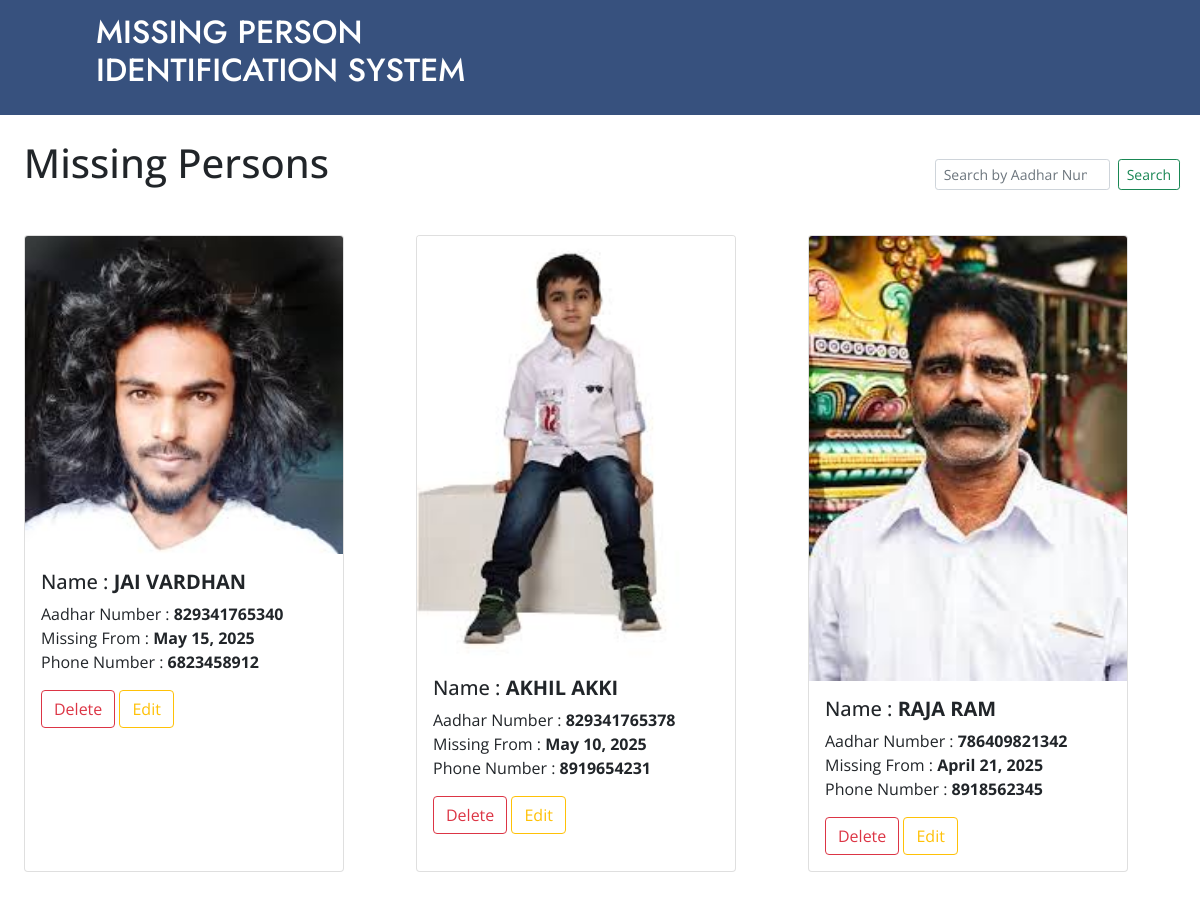
Screenshot of /missing/ with the database file from the repository.
### missingperson/models.py (models this page shows, shortened)
class MissingPerson(models.Model):
    GENDER_CHOICES = [
        ('Male', 'Male'),
        ('Female', 'Female'),
        ('Others', 'Others'),
    ]
    first_name = models.CharField(max_length=255)
    last_name = models.CharField(max_length=255)
    father_name = models.CharField(max_length=255)
    date_of_birth = models.DateField()
    address = models.TextField()
    email = models.EmailField()
    phone_number = models.CharField(max_length=10)  # Assuming a maximum of 15 digits for phone number
    aadhar_number = models.CharField(max_length=12, unique=True)  # Aadhar number is 12 digits and should be unique
    image = models.ImageField(upload_to='missing_persons/')  # Store images in a 'missing_persons' directory
    missing_from = models.DateField()
    gender = models.CharField(max_length=10, choices=GENDER_CHOICES)

### missingperson/views.py (the view)
# urls.py: path('missing/',missing,name='missing'),
def  missing(request):
    queryset = MissingPerson.objects.all()
    search_query = request.GET.get('search', '')
    if search_query:
        queryset = queryset.filter(aadhar_number__icontains=search_query)
    context = {'missingperson': queryset}
    return render(request,"missing.html",context)

### missingperson/templates/missing.html (shortened to what this page needs)
<!DOCTYPE html>
<html lang="en">
<head>
    <link href="https://cdn.jsdelivr.net/npm/bootstrap@5.0.2/dist/css/bootstrap.min.css" rel="stylesheet"
>
</head>
<body style="font-family: 'Open Sans', sans-serif;">
    <nav class="navbar navbar-expand-lg  navbar-dark bg-black py-2" style="background-color: #37517E;">
        <div class="container-fluid justify-content-between" style="font-family: 'Jost', sans-serif;padding-left: 8%;">
            <div class="d-flex">
              <a class="navbar-brand me-2 mb-1 d-flex align-items-center" href="/">
                <h2>MISSING PERSON<br>IDENTIFICATION SYSTEM</h2>
              </a>
            </div>
        </div>
    </nav>
    <br>
        <div class="">
            <div class="row">
                <div class="col-md-8">
                    <h1 class="text-left mb-4" style="padding-left: 3%;">Missing Persons</h1>
                </div>
                <div class="col-md-4 d-flex align-items-center justify-content-end">
                    <form class="d-flex" method="GET" action="{% url 'missing' %}">
                        <input class="form-control form-control-sm me-2" type="search" name="search" value="{{ search_query }}" placeholder="Search by Aadhar Number" aria-label="Search">
                        <button class="btn btn-outline-success btn-sm" type="submit">Search</button>
                    </form>
                </div>
            </div>
        </div>
        {% include 'card.html' %}
</body>

### missingperson/templates/card.html (shortened to what this page needs)
<div style="position: relative; padding: 2%;">
    <div class="row row-cols-1 row-cols-md-3 g-4">
        {% for person in missingperson %}
        <div class="row-4 mb-1">
            <div class="card h-100" style="width: 20rem;">
                <div class="view overlay">
                    <img class="card-img-top center-image" src="/media/{{person.image}}" alt="Card image cap" style="width: 100%;" >
                </div>
                <div class="card-body">
                    <h5 class="card-title">Name : <b>{{person.first_name}} {{person.last_name}}</b> </h5>
                    <p class="card-text">Aadhar Number :<b> {{person.aadhar_number}} </b>
                        <br>
                        Missing From : <b> {{person.missing_from}} </b>
                        <br>
                        Phone Number : <b> {{person.phone_number}} </b>
                    </p>
                    <a href="{% url 'delete_person' person.id %}" class="btn btn-outline-danger" id="bt2">Delete</a>
                    <a href="/update/{{person.id}}" class="btn btn-outline-warning" id="bt3">Edit</a>
                </div>
            </div>
        </div>
        {% endfor %}
    </div>
</div>

### missingperson/templates/missing.html (style rules this page uses)
form { background-color: #ffffff; padding: 20px; border-radius: 8px; }
img { max-width: 100%; height: auto; }

### rows the page displays
MissingPerson: image (picture), first_name "JAI", last_name "VARDHAN", aadhar_number "829341765340", missing_from "May 15, 2025", phone_number "6823458912"
MissingPerson: image (picture), first_name "AKHIL", last_name "AKKI", aadhar_number "829341765378", missing_from "May 10, 2025", phone_number "8919654231"
MissingPerson: image (picture), first_name "RAJA", last_name "RAM", aadhar_number "786409821342", missing_from "April 21, 2025", phone_number "8918562345"
